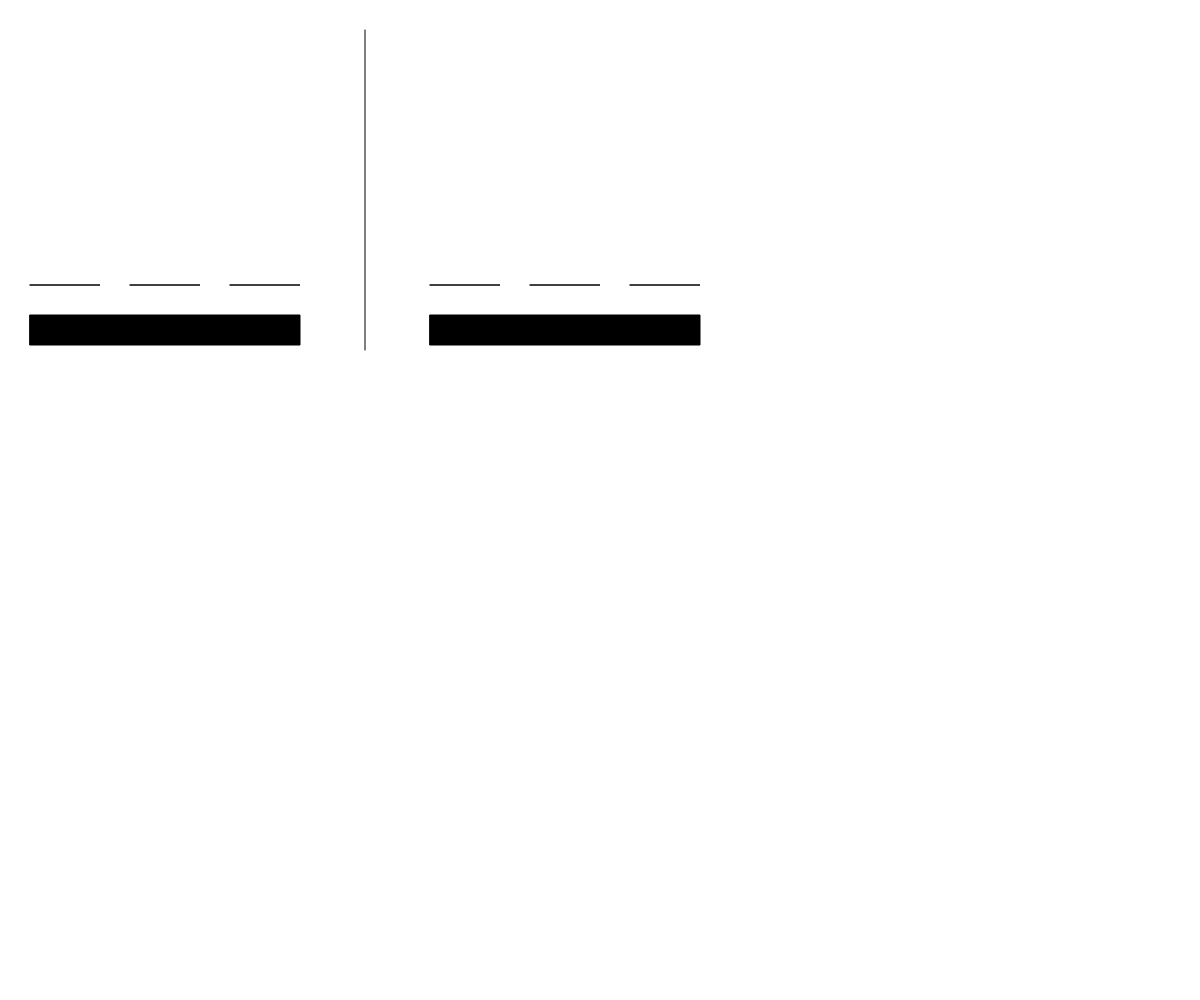
Frame 1 (no input)
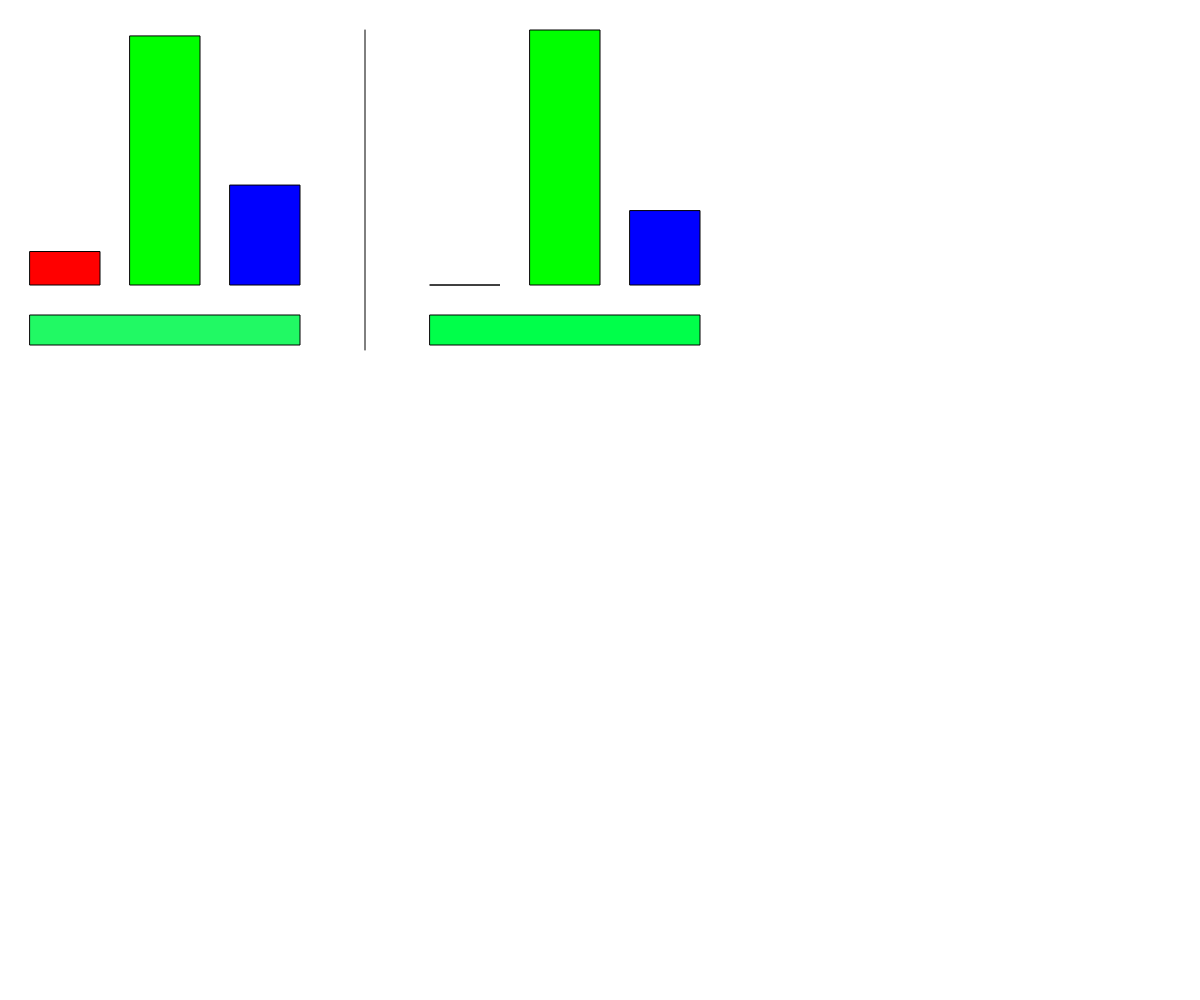
Frame 60 (no input)
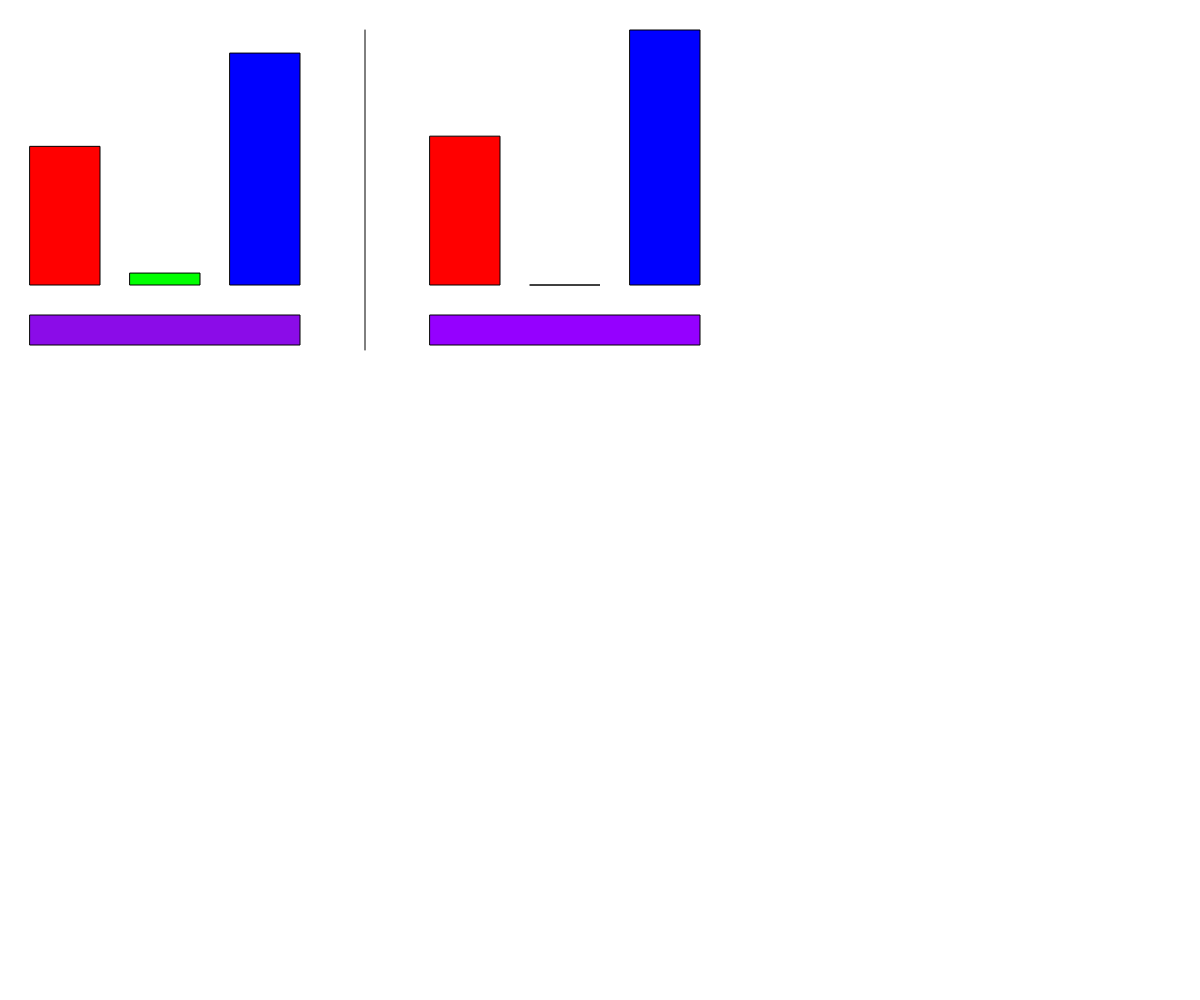
Frame 120 (the mouse pressed at the canvas centre since frame 60)

The p5.js sketch that drew these frames (run headless with seeded random() and noise() and a simulated clock; from frame 60 on, the mouse is pressed at the canvas centre):

// p5.js sketch
// ── sketch.js
let a = 0.0;
let r = 0;
let g = 0;
let b = 0;

let r2 = 0;
let g2 = 0;
let b2 = 0;

function setup() {
    createCanvas(window.innerWidth, window.innerHeight);
}

function draw() {
    createCanvas(window.innerWidth, window.innerHeight);
    fill(color(255, 0, 0));
    rect(30, 30 + (255 - r), 70, r);

    fill(color(0, 255, 0));
    rect(130, 30 + (255 - g), 70, g);

    fill(color(0, 0, 255));
    rect(230, 30 + (255 - b), 70, b);

    fill(color(r, g, b));
    rect(30, 315, 270, 30);


    //--------------------------------
    line(365, 30, 365, 350);
    //--------------------------------

    fill(color(255, 0, 0));
    rect(430, 30 + (255 - r2), 70, r2);

    fill(color(0, 255, 0));
    rect(530, 30 + (255 - g2), 70, g2);

    fill(color(0, 0, 255));
    rect(630, 30 + (255 - b2), 70, b2);

    fill(color(r2, g2, b2));
    rect(430, 315, 270, 30);
    

}

function sinx(x, n = 2*PI) {
    x = x % n;
    if (x < n / 6) {
        return x / (n / 6);

    } else if (x >= n / 6 && x <= n/2) {
        return 1;

    } else if(x > n/2 && x <= 2*n/3){
        return -(x / (n / 6)) + 4

    } else {
        return 0;
    }
}


setInterval(function () {
    a = (a + 0.2) % (2 * PI);

    r = 255 * (cos(a) + 1) / 2;
    g = 255 * (cos(a + (4 * PI / 3)) + 1) / 2;
    b = 255 * (cos(a + (2 * PI / 3)) + 1) / 2;

    r2 = 255 * sinx(a + (2 * PI / 3));
    g2 = 255 * sinx(a);
    b2 = 255 * sinx(a + (4 * PI / 3));

}, 100);



function angleAverage(angles=[]){
    let x = 0;
    let y = 0;
    for(let i = 0; i < angles.length; i++){
        x += Math.cos(angles[i]);
        y += Math.sin(angles[i]);
    }
    if(angles.length){
        x = x/angles.length;
        y = y/angles.length;
    }

    return Math.atan2(y, x);
}
// ── picker.html
<htm>

    <head>
        <style>
            input{
                width: 100px;
                height: 100px;
            }
            body{
                font-family: monospace;
            }
        </style>
    </head>

    <body>
        <h1>Color Average</h1>

        <input id='color-1' type="color" value="#ff0000"> +
        <input id='color-2' type="color" value="#00ff00"> =
        <input id='color-3' type="color">
        <hr>
        <div id='c1'>-</div>
        <div id='c2'>-</div>
        <div id='c3'>-</div>

        <script>
            let colorPicker1 = document.getElementById('color-1')
            let colorPicker2 = document.getElementById('color-2')
            let colorPicker3 = document.getElementById('color-3')
            let c1 = document.getElementById('c1')
            let c2 = document.getElementById('c2')
            let c3 = document.getElementById('c3')
            let color1;
            let color2;
            let color3;

            updateColors();

            colorPicker1.addEventListener("input", function () {
                updateColors()
            });
            colorPicker2.addEventListener("input", function () {
                updateColors()
            });


            function getRGB(hex){
                let r = hex.substring(1,3);
                let g = hex.substring(3,5);
                let b = hex.substring(5,7);

                return {r: parseInt(r, 16), g: parseInt(g, 16), b: parseInt(b, 16)};
            }


            function getHex(rgb){
                return "#" + ("00" + rgb.r.toString(16)).slice(-2) + ("00" + rgb.g.toString(16)).slice(-2) + ("00" + rgb.b.toString(16)).slice(-2);
            }


            function getAngle(rgb){
                let y = (Math.sin(0) * rgb.r + Math.sin(Math.PI * 2/3) * rgb.g +  Math.sin(Math.PI * 4/3) * rgb.b)/3;
                let x = (Math.cos(0) * rgb.r + Math.cos(Math.PI * 2/3) * rgb.g +  Math.cos(Math.PI * 4/3) * rgb.b)/3;
                return Math.atan2(y, x);
            }


            function angleAverage(angles=[]){
                let x = 0;
                let y = 0;
                for(let i = 0; i < angles.length; i++){
                    x += Math.cos(angles[i]);
                    y += Math.sin(angles[i]);
                }
                if(angles.length){
                    x = x/angles.length;
                    y = y/angles.length;
                }

                return Math.atan2(y, x);
            }


            function sinx(x, n = 2*Math.PI) {
                x = x % n;
                if (x < n / 6) {
                    return x / (n / 6);

                } else if (x >= n / 6 && x <= n/2) {
                    return 1;

                } else if(x > n/2 && x <= 2*n/3){
                    return -(x / (n / 6)) + 4

                } else {
                    return 0;
                }
            }


            function updateColors(){
                // colorPicker3.value = colorPicker1.value

                color1 = getRGB(colorPicker1.value)
                color2 = getRGB(colorPicker2.value)
                // color3 = color1;

                let a1 = getAngle(color1);
                let a2 = getAngle(color2);
                
                let a3 = angleAverage([a1, a2]);
                let r3 = 255 * sinx(a3 + (2 * Math.PI / 3));
                let g3 = 255 * sinx(a3);
                let b3 = 255 * sinx(a3 + (4 * Math.PI / 3));
                color3 = {r: r3, g: g3, b: b3};
                colorPicker3.value = getHex(color3)



                c1.innerText = JSON.stringify(color1)
                c2.innerText = JSON.stringify(color2)
                c3.innerText = getHex(color3)
            }


        </script>

    </body>
</htm>
